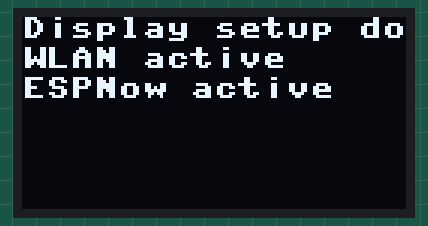
Recording of a program running on a simulated ESP32 board running MicroPython. On the bench: 128×64 one-colour display.

Above: at 0.4 s.

The program:

main.py
```python
# Reciever part of the ESP-Now return rssi
# Description: Recieve a message from the sender and display it on the OLED display
    # Macaddr of sender (esp#1): 08:b6:1f:88:85:dc
    # Recieve RSSI in data from sender and print it
    # Send RSSI back to sender

# Import the required libraries
from machine import Pin, SoftI2C
import sh1106
import time
import network
import ubinascii
import espnow

# Setup the display
i2c = SoftI2C(scl=Pin(22), sda=Pin(21), freq=100000)
display = sh1106.SH1106_I2C(128, 64, i2c, None, 0x3c)
display.sleep(False)
display.fill(0)

display.text("Display setup done", 0, 0, 1)
display.show()

# A WLAN interface must be active to send()/recv()
sta = network.WLAN(network.STA_IF)
sta.active(True)

display.text("WLAN active", 0, 10, 1)
display.show()

# Setup the ESP-Now
e = espnow.ESPNow()
e.active(True)

display.text("ESPNow active", 0, 20, 1)
display.show()

# Recieve and display the message in loop
    # Also read peers_table and display latest entry
senderMac = ubinascii.unhexlify('08b61f8885dc')
e.add_peer(senderMac)
lineHeight = 10
while True:
    host, msg = e.recv()
    if msg:
        display.fill(0)
        display.text('Msg:', 0, 0, 1)
        display.text(msg, 0, lineHeight, 1)
        display.text('Peer:', 0, lineHeight * 2, 1)
        display.text(ubinascii.hexlify(host), 0, lineHeight * 3, 1)
        display.text('rssi =', 0, lineHeight * 4, 1)
        display.text(str(e.peers_table[senderMac][0]), 7*8, lineHeight * 4, 1)
        display.text('Sending...', 0, lineHeight * 5, 1)
        display.show()

        # Send RSSI back to sender
        e.send(senderMac, str(e.peers_table[senderMac][0]))
```
